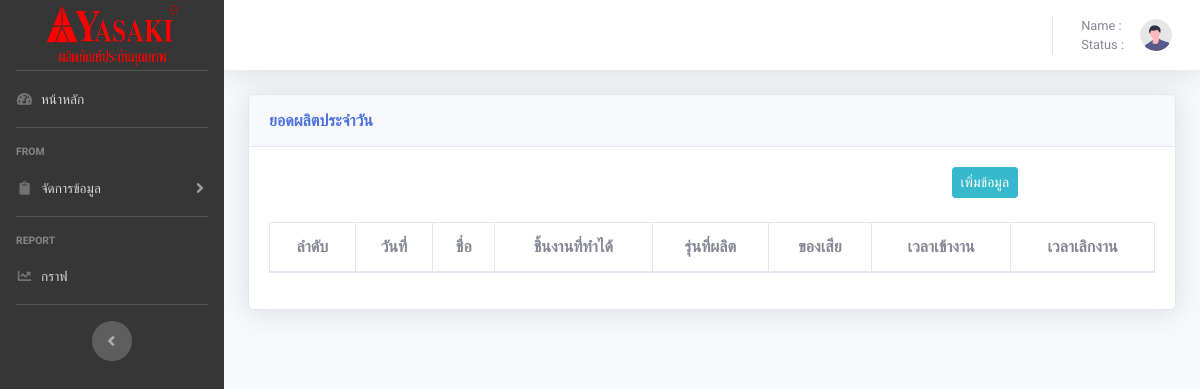
Page /tables.php on the earlier database version.
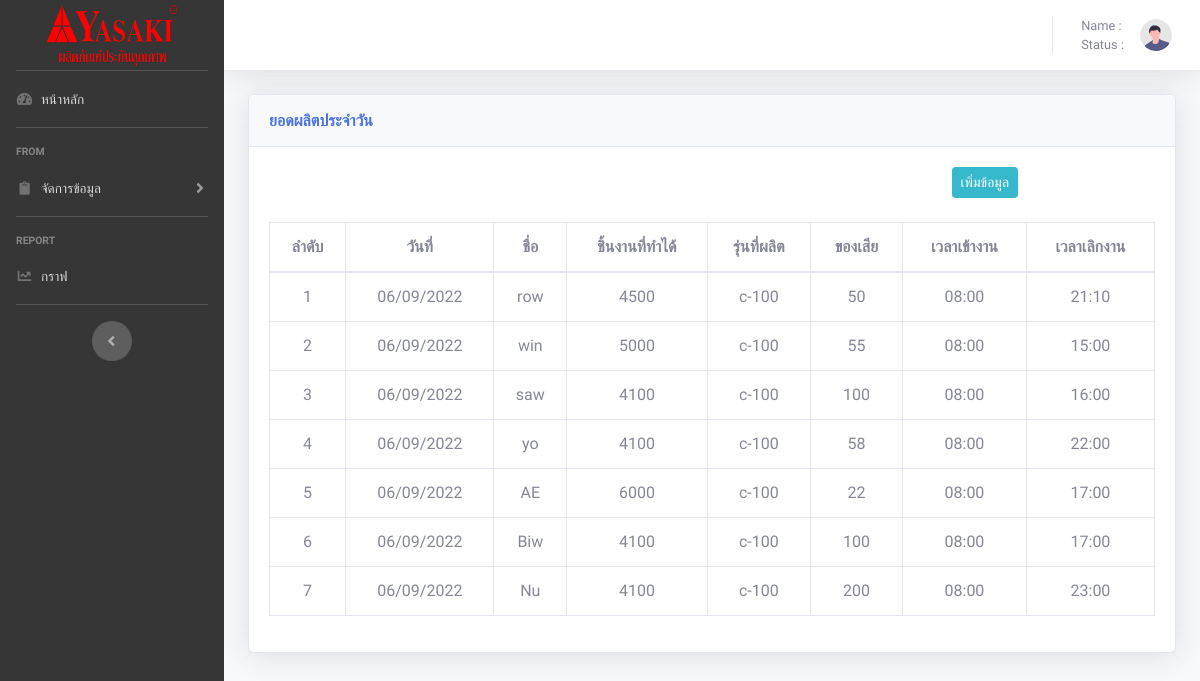
Same page on the later database version.
### tables this page shows
CREATE TABLE `employee` (
  `E_id` int(20) NOT NULL,
  `EName` varchar(20) NOT NULL,
  `Nmac` varchar(50) NOT NULL,
  `Econ` int(20) NOT NULL,
  `Epro` varchar(20) NOT NULL,
  `Edel` int(11) NOT NULL,
  `Etime` varchar(20) NOT NULL,
  `Etimet` varchar(20) NOT NULL,
  `DATE` date NOT NULL
);

### tables.php (the view, shortened to what this page needs)
<!DOCTYPE html>
<html lang="en">
<head>
    <link href="vendor/fontawesome-free/css/all.min.css" rel="stylesheet" type="text/css">
    <link href="css/sb-admin-2.min.css" rel="stylesheet">
    <link href="vendor/datatables/dataTables.bootstrap4.min.css" rel="stylesheet">
</head>
<body id="page-top" style="font-family: 'Pridi', serif;">
    <div id="wrapper">
        <ul class="navbar-nav  sidebar sidebar-dark accordion" style="background-color: rgb(54 54 54);" id="accordionSidebar">
            <a class="sidebar-brand d-flex align-items-center justify-content-center" href="home.php">
                <div class="">
                    <img src="img/logo.png" height="65px" width="140px">
                </div>
            </a>
            <hr class="sidebar-divider my-0">
            <li class="nav-item">
                <a class="nav-link" href="home.php">
                    <i class="fas fa-fw fa-tachometer-alt"></i>
                    <span>หน้าหลัก</span></a>
            </li>
            <hr class="sidebar-divider">
            <div class="sidebar-heading">
                From
            </div>
            <li class="nav-item">
                <a class="nav-link collapsed" href="#" data-toggle="collapse" data-target="#collapseTwo" aria-expanded="true" aria-controls="collapseTwo">
                    <i class="fas fa-fw fa-clipboard"></i>
                    <span>จัดการข้อมูล</span>
                </a>
            </li>
            <hr class="sidebar-divider">
            <div class="sidebar-heading">
                Report
            </div>
            <li class="nav-item">
                <a class="nav-link" href="charts.php">
                    <i class="fas fa-fw fa-chart-line"></i>
                    <span>กราฟ</span></a>
            </li>
            <hr class="sidebar-divider d-none d-md-block">
            <div class="text-center d-none d-md-inline">
                <button class="rounded-circle border-0" id="sidebarToggle"></button>
            </div>
        </ul>
        <div id="content-wrapper" class="d-flex flex-column">
            <div id="content">
                <nav class="navbar navbar-expand navbar-light bg-white topbar mb-4 static-top shadow">
                    <ul class="navbar-nav ml-auto">
                        <li class="nav-item dropdown no-arrow">
                            <a class="nav-link dropdown-toggle" href="#" id="userDropdown" role="button" data-toggle="dropdown" aria-haspopup="true" aria-expanded="false">
                                <span class="mr-2 d-none d-lg-inline text-gray-600 small">Name : <?php echo $_SESSION["user"] ?> <br>Status : <?php echo $_SESSION["status"] ?> </span>
                                <img class="img-profile rounded-circle" src="img/undraw_profile.svg">
                            </a>
                        </li>
                    </ul>
                </nav>
                <div class="container-fluid">
                    <div class="card shadow mb-4">
                        <div class="card-header py-3">
                            <h6 class="m-0 font-weight-bold text-primary">ยอดผลิตประจำวัน</h6>
                        </div>
                        <div class="card-body">
                            <div class="row mb-4">
                                <div class="col-6"></div>
                                <div class="col-6">
                                    <div class="row">
                                        <div class="col-6"></div>
                                        <div class="col-6 col order-last"><a href="addtables.php"><button type="button" class="btn-info btn-sm btn ">เพิ่มข้อมูล</button></a></div>
                                    </div>
                                </div>
                            </div>
                            <div class="table-responsive">
                                <table class="table table-bordered text-center" id="dataTable" width="100%" cellspacing="0">
                                    <thead>
                                        <tr>
                                            <th>ลำดับ</th>
                                            <th>วันที่</th>
                                            <th>ชื่อ</th>
                                            <th>ชิ้นงานที่ทำได้</th>
                                            <th>รุ่นที่ผลิต</th>
                                            <th>ของเสีย</th>
                                            <th>เวลาเข้างาน</th>
                                            <th>เวลาเลิกงาน</th>
                                        </tr>
                                    </thead>
                                    <?php
                                    require('config.php');
                                    mysqli_query($conn, 'SET NAMES UTF8');
                                    $sql = "SELECT * FROM employee ";
                                    $query = mysqli_query($conn, $sql);
                                    $n1 = 0;
                                    while ($value = mysqli_fetch_array($query)) {
                                        $d = date_create($value['DATE']);
                                        $d1 = date_format($d, "d/m/Y");
                                        $n1++;
                                        echo '<tr>
                    <td>' . $n1 . '</td>
                    <td>' . $d1 . '</td>
                    <td>' . $value['EName'] . '</td>
                    <td>' . $value['Econ'] . '</td>
                    <td>' . $value['Epro'] . '</td>
                    <td>' . $value['Edel'] . '</td>
                    <td>' . $value['Etime'] . '</td>
                    <td>' . $value['Etimet'] . '</td>
                </tr>';
                                    }
                                    ?>
                                </table>
                            </div>
                        </div>
                    </div>
                </div>
            </div>
        </div>
    </div>
</body>
</html>

Differences in the rows shown:
added employee: DATE "06/09/2022", EName "row", Econ "4500", Epro "c-100", Edel "50", Etime "08:00", Etimet "21:10"
added employee: DATE "06/09/2022", EName "win", Econ "5000", Epro "c-100", Edel "55", Etime "08:00", Etimet "15:00"
added employee: DATE "06/09/2022", EName "saw", Econ "4100", Epro "c-100", Edel "100", Etime "08:00", Etimet "16:00"
added employee: DATE "06/09/2022", EName "yo", Econ "4100", Epro "c-100", Edel "58", Etime "08:00", Etimet "22:00"
added employee: DATE "06/09/2022", EName "AE", Econ "6000", Epro "c-100", Edel "22", Etime "08:00", Etimet "17:00"
added employee: DATE "06/09/2022", EName "Biw", Econ "4100", Epro "c-100", Edel "100", Etime "08:00", Etimet "17:00"
added employee: DATE "06/09/2022", EName "Nu", Econ "4100", Epro "c-100", Edel "200", Etime "08:00", Etimet "23:00"
